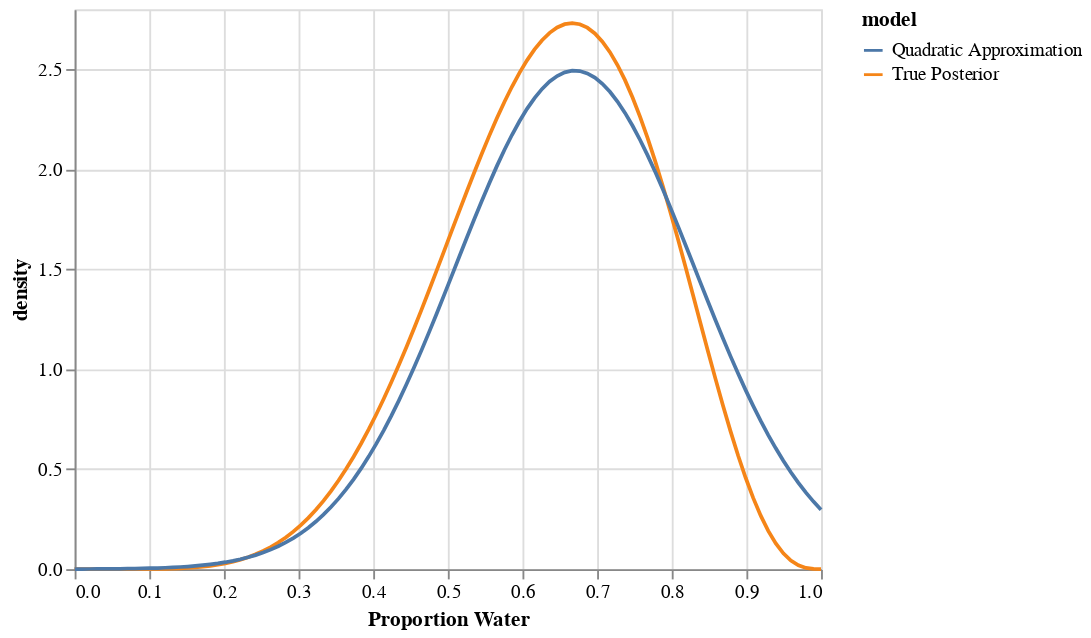

The notebook cell this image was saved under:
### Markdown cell above
### 2.7

### Code cell
w = 6
n = 9
xs = np.linspace(0, 1, 100)
beta = stats.beta.pdf(xs, w+1, n-w+1)
norm = stats.norm.pdf(xs, 0.67, 0.16)
source = pd.concat([pd.DataFrame({"xs": xs,
                                  "density": beta,
                                  "model": "True Posterior"}),
                    pd.DataFrame({"xs": xs,
                                  "density": norm,
                                  "model": "Quadratic Approximation"})])
(alt
 .Chart(source)
 .mark_line()
 .encode(x=alt.X('xs', title="Proportion Water"),
         y="density",
         color="model"))

### Figure 1 — Vega-Lite specification as saved in the notebook (floating-point values rounded to 4 significant figures; data arrays with more than 128 entries replaced by an {"elided": "..."} marker saying what was removed)
{"config": {"view": {"continuousWidth": 400, "continuousHeight": 300}}, "data": {"name": "data-e82af2275c1ea755406335104d2406bf"}, "mark": "line", "encoding": {"color": {"type": "nominal", "field": "model"}, "x": {"type": "quantitative", "field": "xs", "title": "Proportion Water"}, "y": {"type": "quantitative", "field": "density"}}, "$schema": "https://vega.github.io/schema/vega-lite/v4.8.1.json", "datasets": {"data-e82af2275c1ea755406335104d2406bf": {"elided": "200 records"}}}
